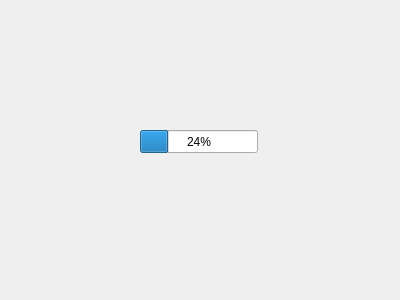
<?xml version="1.0" encoding="UTF-8"?>
<ui version="4.0">
 <class>Form</class>
 <widget class="QWidget" name="Form">
  <property name="geometry">
   <rect>
    <x>0</x>
    <y>0</y>
    <width>400</width>
    <height>300</height>
   </rect>
  </property>
  <property name="windowTitle">
   <string>Form</string>
  </property>
  <widget class="QProgressBar" name="progressBar">
   <property name="geometry">
    <rect>
     <x>140</x>
     <y>130</y>
     <width>118</width>
     <height>23</height>
    </rect>
   </property>
   <property name="layoutDirection">
    <enum>Qt::LeftToRight</enum>
   </property>
   <property name="autoFillBackground">
    <bool>false</bool>
   </property>
   <property name="value">
    <number>24</number>
   </property>
   <property name="invertedAppearance">
    <bool>false</bool>
   </property>
  </widget>
 </widget>
 <resources/>
 <connections/>
</ui>
